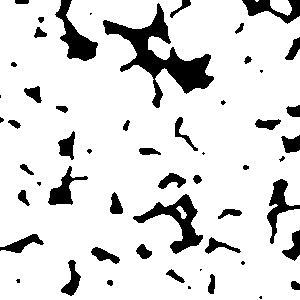
%> input picture codes/1.bmp, 300 x 300 px
$ octave main_chordlength_tortosity_specificsurface.m   (GNU Octave 9; MATLAB toolbox functions it lacks are replaced by stand-ins)
%> lines starting %> are read from the running program, lines starting %| are printed output that depends on the picture; in (x1, y1, x2, y2) boxes, pixels count from 0 and x2, y2 are one past the last pixel; in counts of white or black regions, pixels touching at a corner belong together; the program's own positions count from 1
clc;
clear all;
close all;
% %%%%%%%%%%%%%%%%%%%%%%%%%%%%%%%  pore-scle parameters%%%%%%%%%%%%%%
% chord length  tortosity  specific surface


% INPUTS
A=imread('1.bmp');
%> A is the input picture: size 300x300 uint8; 86.5% white; 55 black regions (14 under 20 px), largest, box (x1, y1, x2, y2) and area: (103, 3, 214, 108) 3173, (133, 194, 203, 254) 1281, (55, 0, 98, 61) 1008
A=double(A);
A=imadjust(A,[0 1],[1 0]);

Resolution=8.68; % micron/pixel


% CALCULATIONS
if size(A,3)==3
A=im2bw(A,graythresh(A));
end
Conn=8;
[s1,s2]=size(A);
%> s1 = 300; s2 = 300
A=~bwmorph(A,'majority',10);
%> A: size 300x300 logical; 86.8% white; 45 black regions (4 under 20 px), largest, box (x1, y1, x2, y2) and area: (103, 5, 214, 108) 3167, (133, 194, 203, 254) 1278, (56, 0, 98, 61) 1002
Poro=sum(sum(~A))/(s1*s2);
%> Poro = 0.132
D=-bwdist(A,'cityblock');
B=medfilt2(D,[3 3]);
B=watershed(B,Conn);
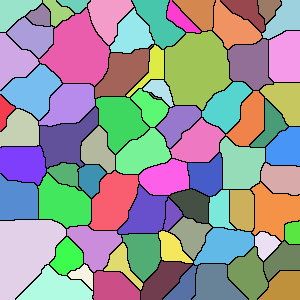
%> B: size 300x300 uint8; 75 distinct labels, from 0 to 74; one colour per label, 0 black
Pr=zeros(s1,s2);

for I=1:s1
    for J=1:s2
        if A(I,J)==0 && B(I,J)~=0
            Pr(I,J)=1;
        end
    end
end
%> Pr: size 300x300 double; values 0 (black) and 1 (white), 13% white; 74 white regions (6 under 20 px), largest, box (x1, y1, x2, y2) and area: (165, 48, 214, 93) 1249, (60, 20, 98, 61) 811, (118, 24, 151, 49) 506
Pr=bwareaopen(Pr,9,Conn);
[Pr_L,Pr_n]=bwlabel(Pr,Conn); %%%
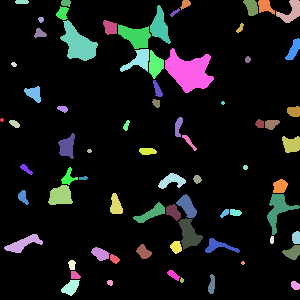
%> Pr_L: size 300x300 double; 74 distinct labels, from 0 to 73; one colour per label, 0 black
%> Pr_n = 73
V=zeros(Pr_n,1);
for I=1:s1
    for J=1:s2
        if Pr_L(I,J)~=0
            V(Pr_L(I,J))=V(Pr_L(I,J))+1;
        end
    end
end
%> after the loop, V = 73 values, max 1249 at index 39, min 12 at index 1, mean 159.6
R=Resolution.*(V./pi).^.5;
%> R = 73 values, max 173.1 at index 39, min 16.96 at index 1, mean 54.81
RR=(V./pi).^.5;
%> RR = 73 values, max 19.94 at index 39, min 1.95 at index 1, mean 6.31
SR=6./R;
%> SR = 73 values, max 0.354 at index 1, min 0.0347 at index 39, mean 0.141
%Outputs
Average_grain_radius_micron=mean(R);
%> Average_grain_radius_micron = 54.81
Standard_deviation_of_grain_radius_micron=std(R);
%> Standard_deviation_of_grain_radius_micron = 28.88

RGB=label2rgb(Pr_L,'jet', 'w', 'shuffle');
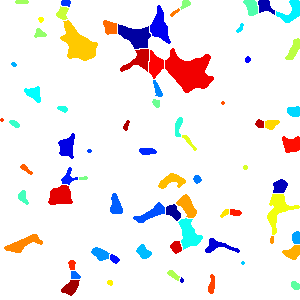
%> RGB: size 300x300x3 uint8; mean R, G, B 239.7, 236.2, 235.2

%%%%%%%%%%%%%%%%%__________________________________
%%%%%%%%%%%%%%%%% show image

CC=Pr_L;
[m,n]=size(CC);
%> m = 300; n = 300
CC1=reshape(CC,[m*n 1]);
CC2=unique(CC);
%> CC2 = 74 values from 0 to 73
CC3=tabulate(CC1);
%> CC3 = 74 rows, first 12: [0 78351 87.06; 1 12 0.0133; 2 320 0.356; 3 58 0.0644; 4 22 0.0244; 5 52 0.0578; 6 95 0.106; 7 62 0.0689; 8 173 0.192; 9 80 0.0889; 10 27 0.03; 11 373 0.414]
CC4=CC3(2:end,1:2);
%> CC4 = 73 rows, first 12: [1 12; 2 320; 3 58; 4 22; 5 52; 6 95; 7 62; 8 173; 9 80; 10 27; 11 373; 12 118]
[m1,n1]=size(CC4);
%> m1 = 73; n1 = 2

for i=1:m1
    [r1,c1]=find(CC==CC4(i,1));
    a1=min(r1);
    a2=max(r1);
    b1=min(c1);
    b2=max(c1);
    CL1(i)=abs(a2-a1);
    CL2(i)=abs(b2-b1);
    CL3(i)=sqrt(CL1(i)^2+CL2(i)^2);
    CL4(i)=(CL1(i)+CL2(i)+CL3(i))/3;
    Tortuosityd4(i)=RR(i)*pi/CL4(i);
    Tortuosityd14=Tortuosityd4';
end
%> this loop made 73 passes
%> (a1, a2, b1, b2) on passes 11 to 22: (186, 205, 49, 73), (7, 20, 57, 69), (107, 113, 58, 68), (134, 159, 59, 75), (21, 61, 61, 98), (1, 7, 62, 71), (168, 185, 62, 78), (281, 296, 62, 80), (261, 270, 69, 76), (272, 279, 72, 81), (177, 180, 80, 88), (150, 153, 88, 92)
%> (a1, a2, b1, b2, Tortuosityd14) on passes 2 to 7: (235, 253, 5, 43, [1.8; 0.97]), (121, 128, 10, 20, [1.8; 0.97; 1.39]), (63, 67, 12, 17, [1.8; 0.97; 1.39; 1.62]), (1, 4, 16, 29, [1.8; 0.97; 1.39; 1.62; 1.31]), (191, 205, 19, 29, [1.8; 0.97; 1.39; 1.62; 1.31; 1.26]), (165, 175, 21, 33, [1.8; 0.97; 1.39; 1.62; 1.31; 1.26; 1.11])
%> after the loop, CL1 = 73 values, max 44 at index 39, min 3 at index 1, mean 13.63; CL2 = 73 values, max 48 at index 39, min 3 at index 1, mean 13.93; CL3 = 73 values, max 65.12 at index 39, min 4.24 at index 1, mean 19.88; CL4 = 73 values, max 52.37 at index 39, min 3.41 at index 1, mean 15.81; Tortuosityd4 = 73 values, max 1.8 at index 1, min 0.918 at index 51, mean 1.35


NN=Pr_n;
%> NN = 73
Porimg=Pr_L;
PRimg=Pr_L;
SRimg=Pr_L;
for kk=1:NN
    index=find(Pr_L==kk);
    RR=CL4(kk)*14;
    RRR=Tortuosityd14(kk);
    RRRR=SR(kk);
    Porimg(index)=RR;
    PRimg(index)=RRR;
    SRimg(index)=RRRR;
end
%> this loop made 73 passes
%> (RR, RRR, RRRR) on passes 1 to 12: (47.8, 1.8, 0.354), (457.6, 0.97, 0.0685), (136.3, 1.39, 0.161), (71.88, 1.62, 0.261), (136.9, 1.31, 0.17), (192.3, 1.26, 0.126), (175.6, 1.11, 0.156), (254.9, 1.28, 0.0932), (168, 1.32, 0.137), (79.66, 1.62, 0.236), (343.5, 1.4, 0.0634), (199.2, 1.35, 0.113)
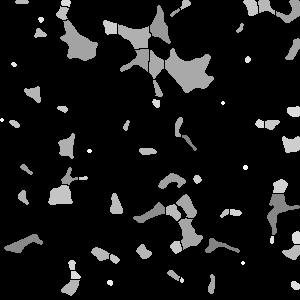
%> PRimg: size 300x300 double; 12.94% of pixels changed, all inside (x1, y1, x2, y2) = (0, 0, 300, 296); drawn with min black and max white
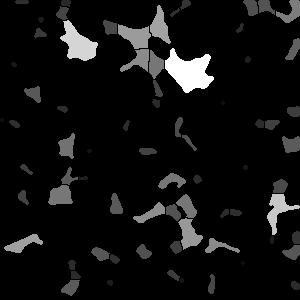
%> Porimg: size 300x300 double; 12.94% of pixels changed, all inside (x1, y1, x2, y2) = (0, 0, 300, 296); drawn with min black and max white
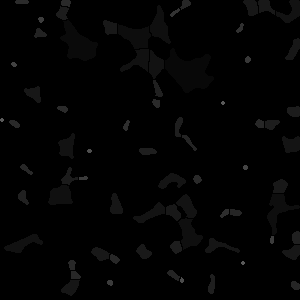
%> SRimg: size 300x300 double; 12.94% of pixels changed, all inside (x1, y1, x2, y2) = (0, 0, 300, 296)
Porimg(find(Porimg==0))=NaN;
PRimg(find(PRimg==0))=NaN;
SRimg(find(SRimg==0))=NaN;
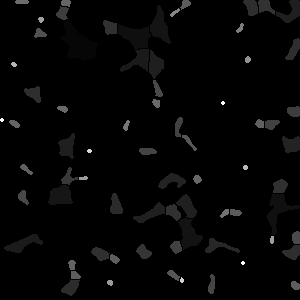
%> SRimg: size 300x300 double; 87.06% of the values are NaN or infinite; the others: min 0.0347, max 0.354, mean 0.0859; drawn with min black, max white, NaN and infinite black


A=Porimg;
figure;
set(0,'defaultfigurecolor','w');
h=imagesc(A);
set(h,'alphadata',~isnan(A));
colormap hsv
c=colorbar;
digits(3);
%> (this line was passed over: digits is not available in this run)
c.FontSize=12;
grid on
shading interp


%
A1=PRimg;
figure;
set(0,'defaultfigurecolor','w');
h=imagesc(A1);
set(h,'alphadata',~isnan(A1));
colormap hsv
c=colorbar;
digits(3);
%> (this line was passed over: digits is not available in this run)
c.FontSize=12;
grid on
shading interp

%
A2=SRimg;
figure;
set(0,'defaultfigurecolor','w');
h=imagesc(A2);
set(h,'alphadata',~isnan(A2));
colormap hsv
c=colorbar;
digits(3);
%> (this line was passed over: digits is not available in this run)
c.FontSize=12;
grid on
shading interp
